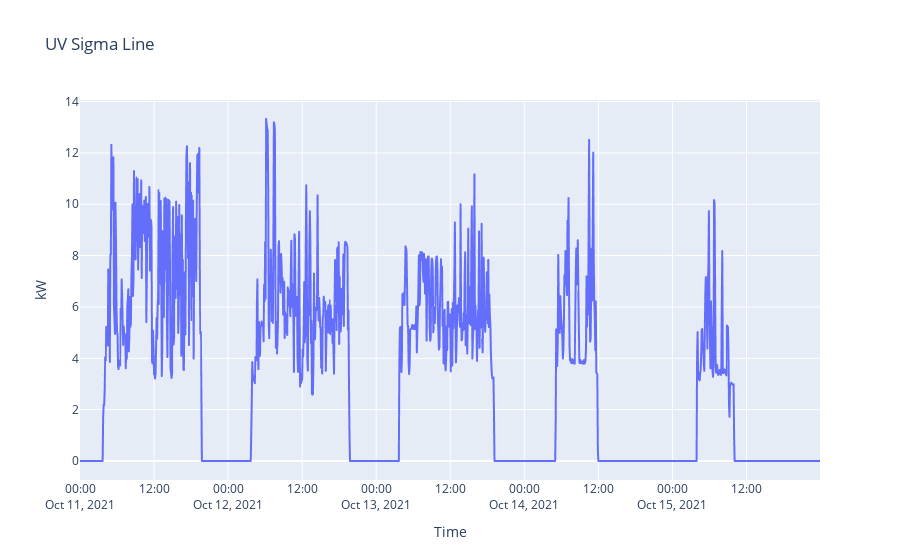

This figure's notebook cell:
### Code cell
px.line(
    x=druck.index, y=druck.kw, 
    title='UV Sigma Line',
    labels={
        'x': 'Time',
        'y': 'kW'
    },
    markers=False)

### Figure 1 — Plotly figure (JSON) as saved in the notebook; plotly's stock layout.template omitted (floating-point values rounded to 4 significant figures; data arrays with more than 128 entries replaced by an {"elided": "..."} marker saying what was removed)
{"data": [{"hovertemplate": "Time=%{x}<br>kW=%{y}<extra></extra>", "legendgroup": "", "line": {"color": "#636efa", "dash": "solid"}, "marker": {"symbol": "circle"}, "mode": "lines", "name": "", "showlegend": false, "type": "scattergl", "x": {"elided": "1440 str values"}, "xaxis": "x", "y": {"elided": "1440 float values"}, "yaxis": "y"}], "layout": {"legend": {"tracegroupgap": 0}, "title": {"text": "UV Sigma Line"}, "xaxis": {"anchor": "y", "domain": [0, 1], "title": {"text": "Time"}}, "yaxis": {"anchor": "x", "domain": [0, 1], "title": {"text": "kW"}}}}
